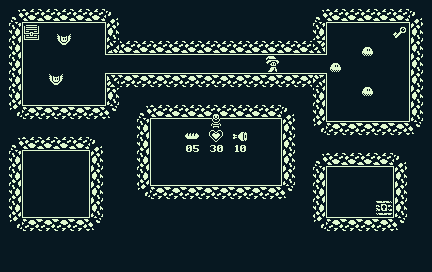

Below is a game level as drawn by its tile map, then a one-line description and the .tmx that defines it (tile-layer data replaced by summaries):
An orthogonal 54x34 tile map with 8x8 px tiles, 3 tile layers (Tile Layer 1, walls, actors), 2 tilesets.

<map version="1.0" tiledversion="1.1.4" orientation="orthogonal" renderorder="right-down" width="54" height="34" tilewidth="8" tileheight="8" infinite="0" nextobjectid="1">
 <tileset firstgid="1" name="backgroundTiles" tilewidth="16" tileheight="16" tilecount="40" columns="10">
  <image source="../backgroundTiles.png" width="160" height="64" />
 </tileset>
 <tileset firstgid="41" name="actorTiles" tilewidth="16" tileheight="16" tilecount="20" columns="5">
  <image source="../actorTiles.png" width="80" height="64" />
 </tileset>
 <layer name="Tile Layer 1" width="54" height="34">
  <data>[1836 cells, 1836 non-empty, 1 distinct tile ids]</data>
 </layer>
 <layer name="walls" width="54" height="34">
  <data>[1836 cells, 149 non-empty, 18 distinct tile ids]</data>
 </layer>
 <layer name="actors" width="54" height="34">
  <data>[1836 cells, 13 non-empty, 10 distinct tile ids]</data>
 </layer>
</map>